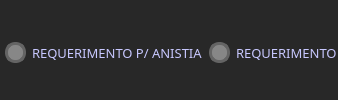
              <widget class="QFrame" name="frame_20">
               <property name="styleSheet">
                <string notr="true">background-color: rgb(40, 40, 40);
border-radius: 10px;
color:rgb(200, 200, 255);</string>
               </property>
               <property name="frameShape">
                <enum>QFrame::StyledPanel</enum>
               </property>
               <property name="frameShadow">
                <enum>QFrame::Raised</enum>
               </property>
               <layout class="QHBoxLayout" name="horizontalLayout_9">
                <property name="spacing">
                 <number>5</number>
                </property>
                <property name="leftMargin">
                 <number>5</number>
                </property>
                <property name="topMargin">
                 <number>5</number>
                </property>
                <property name="rightMargin">
                 <number>0</number>
                </property>
                <property name="bottomMargin">
                 <number>0</number>
                </property>
                <item>
                 <widget class="QFrame" name="frame_34">
                  <property name="frameShape">
                   <enum>QFrame::StyledPanel</enum>
                  </property>
                  <property name="frameShadow">
                   <enum>QFrame::Raised</enum>
                  </property>
                  <layout class="QHBoxLayout" name="horizontalLayout_32">
                   <property name="spacing">
                    <number>0</number>
                   </property>
                   <property name="leftMargin">
                    <number>0</number>
                   </property>
                   <property name="topMargin">
                    <number>0</number>
                   </property>
                   <property name="rightMargin">
                    <number>0</number>
                   </property>
                   <property name="bottomMargin">
                    <number>0</number>
                   </property>
                   <item>
                    <widget class="QCheckBox" name="cbox_reqslei">
                     <property name="sizePolicy">
                      <sizepolicy hsizetype="Expanding" vsizetype="Expanding">
                       <horstretch>0</horstretch>
                       <verstretch>0</verstretch>
                      </sizepolicy>
                     </property>
                     <property name="font">
                      <font>
                       <family>Quicksand</family>
                       <pointsize>10</pointsize>
                      </font>
                     </property>
                     <property name="styleSheet">
                      <string notr="true">QCheckBox::indicator{
	border: 3px solid rgb(100, 100, 100);
	width: 15px;
	height:15px;
	border-radius: 10px;
	background-color: rgb(135, 135, 135);
}
QCheckBox::indicator:checked{
	border: 3px solid rgb(195, 156, 0);
	background-color: rgb(255, 255, 127);
}</string>
                     </property>
                     <property name="text">
                      <string>REQUERIMENTO P/ ANISTIA</string>
                     </property>
                    </widget>
                   </item>
                  </layout>
                 </widget>
                </item>
                <item>
                 <widget class="QFrame" name="frame_35">
                  <property name="frameShape">
                   <enum>QFrame::StyledPanel</enum>
                  </property>
                  <property name="frameShadow">
                   <enum>QFrame::Raised</enum>
                  </property>
                  <layout class="QHBoxLayout" name="horizontalLayout_33">
                   <property name="spacing">
                    <number>0</number>
                   </property>
                   <property name="leftMargin">
                    <number>0</number>
                   </property>
                   <property name="topMargin">
                    <number>0</number>
                   </property>
                   <property name="rightMargin">
                    <number>0</number>
                   </property>
                   <property name="bottomMargin">
                    <number>0</number>
                   </property>
                   <item>
                    <widget class="QCheckBox" name="cbox_reqclei">
                     <property name="sizePolicy">
                      <sizepolicy hsizetype="Expanding" vsizetype="Expanding">
                       <horstretch>0</horstretch>
                       <verstretch>0</verstretch>
                      </sizepolicy>
                     </property>
                     <property name="font">
                      <font>
                       <family>Quicksand</family>
                       <pointsize>10</pointsize>
                      </font>
                     </property>
                     <property name="styleSheet">
                      <string notr="true">QCheckBox::indicator{
	border: 3px solid rgb(100, 100, 100);
	width: 15px;
	height:15px;
	border-radius: 10px;
	background-color: rgb(135, 135, 135);
}
QCheckBox::indicator:checked{
	border: 3px solid rgb(195, 156, 0);
	background-color: rgb(255, 255, 127);
}</string>
                     </property>
                     <property name="text">
                      <string>REQUERIMENTO</string>
                     </property>
                    </widget>
                   </item>
                  </layout>
                 </widget>
                </item>
               </layout>
              </widget>
